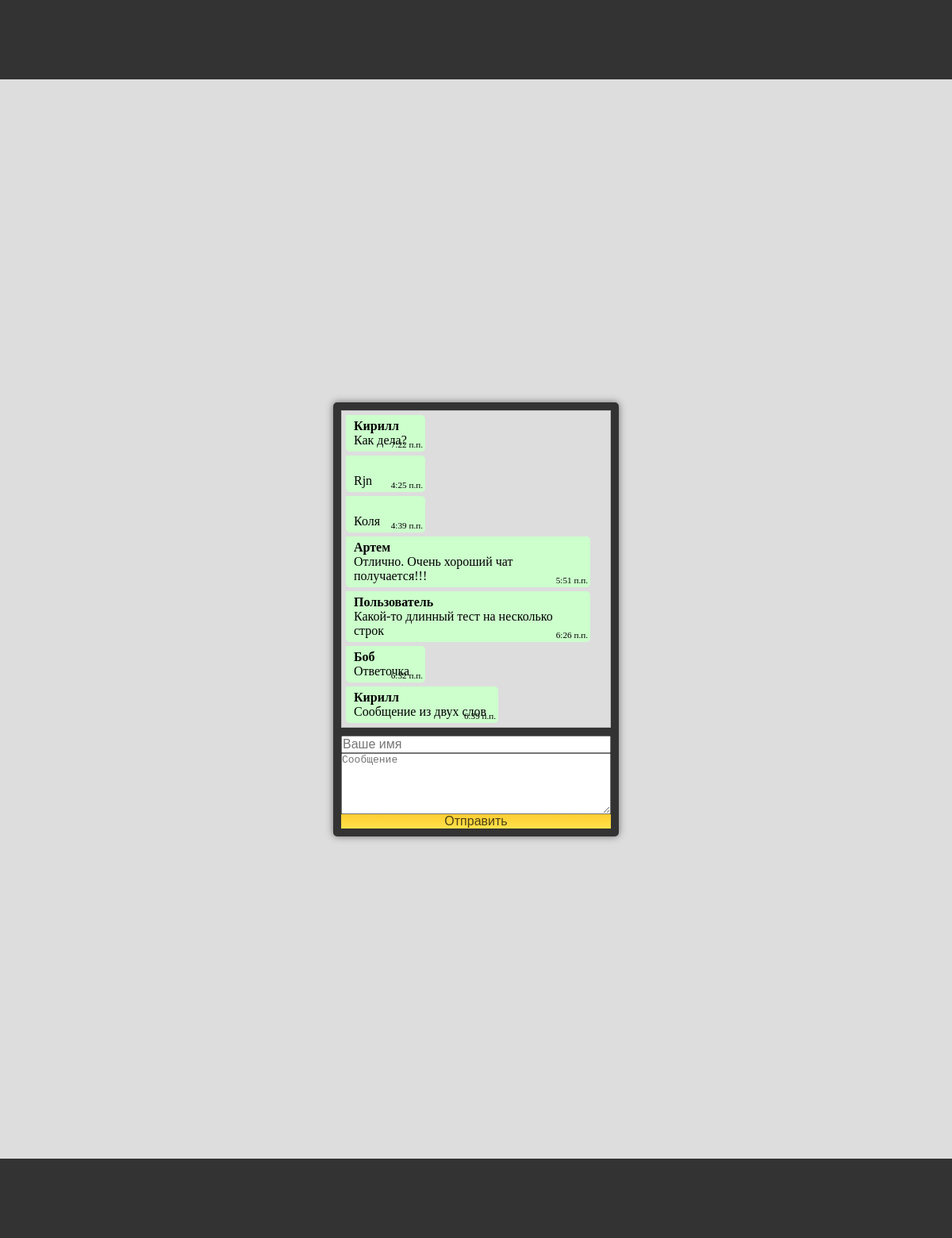
Screenshot of /messenger/ with the database file from the repository.
### chat/apps/messenger/models.py (models this page shows, shortened)
class Message(models.Model):
    message_author = models.CharField('автор', max_length = 20)
    message_text = models.TextField('сообщение')
    message_time = models.DateTimeField('время отправки')
    class Meta:
        verbose_name = 'Сообщение'
        verbose_name_plural = 'Сообщения'

### chat/apps/messenger/views.py (the view)
# urls.py: path('', views.index, name = 'index'),
def index(request):
    latest_messages_list = Message.objects.order_by('message_time')
    return render(request, 'messenger/page.html', {'latest_messages_list': latest_messages_list})

### chat/apps/messenger/templates/messenger/page.html (shortened to what this page needs)
{% extends 'messenger/base.html' %}
{% block content %}
    <div class="messenger">
        <div class="messenger_layout">
            <div class="messenger_slider">
                {% if latest_messages_list %}
                    {% for m in latest_messages_list %}
                        <div class="messenger_messageWrapper">
                            <div class="messenger_messageBox">
                                <b>{{m.message_author}}</b><br>{{m.message_text}}<div class="messenger_messageTime">{{m.message_time|time}}</div>
                            </div>
                        </div>
                    {% endfor %}
                {% else %}
                    Пусто
                {% endif %}
            </div>
        </div>
        <form action="{% url 'messenger:leave_message' %}" method="POST">
            <input type="text" required placeholder="Ваше имя" name="name">
            <textarea name="text" required placeholder="Сообщение" cols="30" rows="5"></textarea>
            <button type="submit" class="buttones">Отправить</button>
        </form>
    </div>
{% endblock %}

### chat/apps/messenger/templates/messenger/base.html (shortened to what this page needs)
{% load static %}
<!DOCTYPE html>
<html lang="ru">
<head>
    <link rel="stylesheet" type="text/css" href="{% static 'css/style.css' %}" />
</head>
<body>
    <div class="wrapper">
        <header></header>
        <dim class="content">{% block content %}{% endblock %}</dim>
        <footer></footer>
    </div>
</body>
</html>

### chat/static/css/style.css (style rules this page uses)
* { margin: 0; padding: 0; font-size: 100%; box-sizing: border-box; }
body { background-color: gray; height: 100%; }
html { height: 100%; }
.wrapper { margin: 0 auto; max-width: 1200px; box-shadow: 0 0 10px rgba(0,0,0,0.5); display: flex; flex-direction: column; height: 100%; }
header, footer { background-color: #333; height: 100px; flex: 0 0 auto; }
.content { background-color: #ddd; flex: 1 0 auto; display: flex; justify-content: center; align-items: center; }
.buttones { text-align: center; font-size: 16px; color: rgba(0,0,0,0.7); background: linear-gradient(to bottom, #ffcc33, #ffe34a); cursor: pointer; border: none; }
.messenger { width: 360px; background-color: #333; border: 1px #39f; border-radius: 5px; box-shadow: 0 0 10px rgba(0,0,0,0.5); padding: 10px; }
.messenger_layout { height: 400px; width: 340px; background-color: #ddd; border: 1px silver solid; overflow: auto; }
.messenger_slider { padding: 0 5px; }
.messenger_messageWrapper { margin-bottom: 5px; }
.messenger_messageBox { display: inline-block; position: relative; background-color: #cfc; border-radius: 0 5px 5px 5px; padding: 5px 15px 5px 10px; margin-right: 20px; min-width: 100px; }
.messenger_messageTime { font-size: 0.7em; position: absolute; bottom: 3px; right: 3px; }
.messenger form { margin-top: 10px; display: flex; flex-direction: column; }

### rows the page displays
Message: message_author "Кирилл", message_text "Как дела?", message_time "7:22 п.п."
Message: message_text "Rjn", message_time "4:25 п.п."
Message: message_text "Коля", message_time "4:39 п.п."
Message: message_author "Артем", message_text "Отлично. Очень хороший чат получается!!!", message_time "5:51 п.п."
Message: message_author "Пользователь", message_text "Какой-то длинный тест на несколько строк", message_time "6:26 п.п."
Message: message_author "Боб", message_text "Ответочка", message_time "6:32 п.п."
Message: message_author "Кирилл", message_text "Сообщение из двух слов", message_time "6:39 п.п."
